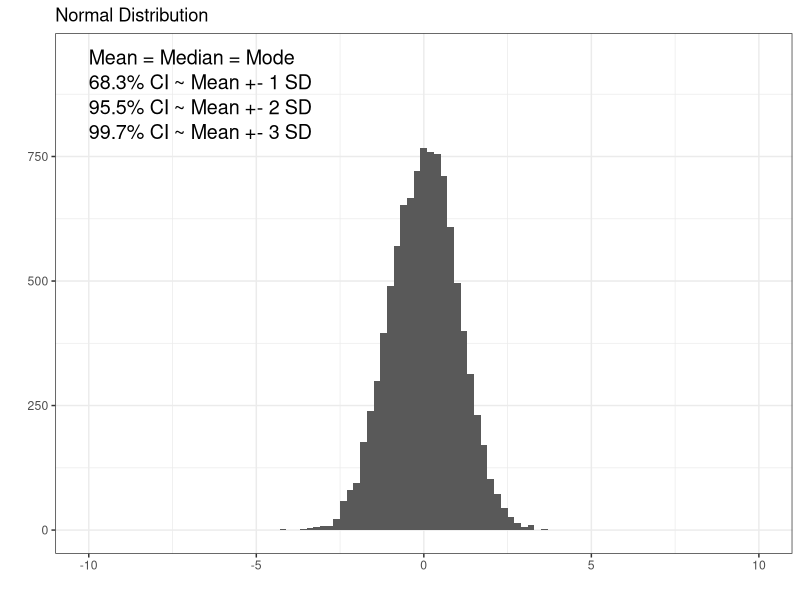
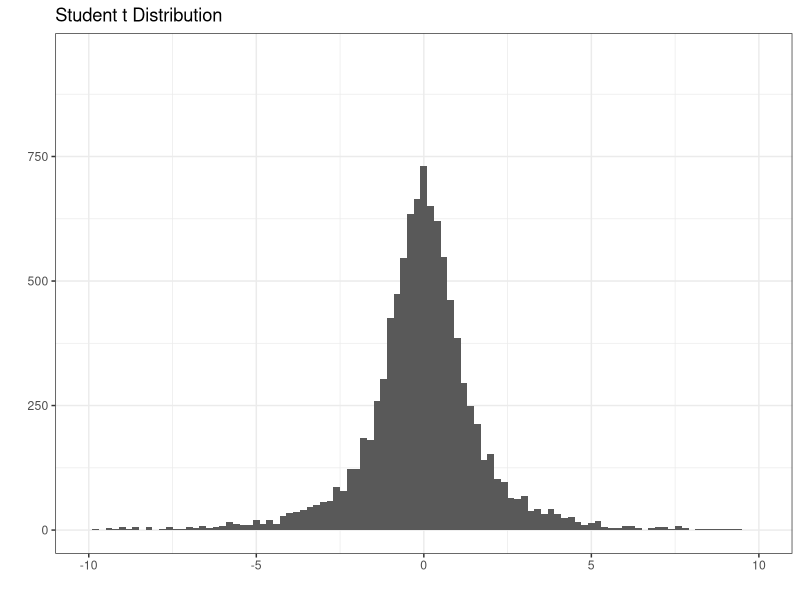

Here is the R script that generated these plots, in order: (Note: this script raises an error after producing the figures.)
## ---- chunk 1
library(ggplot2)
norm <- rnorm(10000, sd = 1)
ggplot(data.frame(data = norm), aes(data)) + 
  geom_histogram(binwidth = 0.2) + 
  xlim(-10, 10) + 
  ylim(0, 950) +
  ggtitle("Normal Distribution") + 
  labs(x="", y="") +
  theme_bw() +
  annotate("text", x = -10, y = 950, label = "Mean = Median = Mode", size=5, hjust = 0) +
  annotate("text", x = -10, y = 900, label = "68.3% CI ~ Mean +- 1 SD", size=5, hjust = 0) +
  annotate("text", x = -10, y = 850, label = "95.5% CI ~ Mean +- 2 SD", size=5, hjust = 0) +
  annotate("text", x = -10, y = 800, label = "99.7% CI ~ Mean +- 3 SD", size=5, hjust = 0)
## ---- chunk 2
library(ggplot2)
studentt <- rt(10000, df=2)
ggplot(data.frame(data = studentt), aes(data)) + 
  geom_histogram(binwidth = 0.2)  + 
  xlim(-10, 10) + 
  ylim(0, 950) +
  ggtitle("Student t Distribution") + 
  labs(x="", y="") +
  theme_bw()
  annotate("text", x = -10, y = 950, label = "Mean = Median = Mode", size=5, hjust = 0) +
  annotate("text", x = -10, y = 900, label = "95% CI depends on degrees of freedom", size=5, hjust = 0)
## ---- chunk 3
library(ggplot2)
norm <- rnorm(10000, mean = 5, sd = 1)
ggplot(data.frame(data = norm), aes(data)) + 
  geom_histogram(binwidth = 0.1) + 
  xlim(0, 10) + 
  ylim(0, 500) +
  ggtitle("Unimodal Distribution") + 
  theme_bw() +
  labs(x="", y="")
## ---- chunk 4
library(ggplot2)
norm1 <- rnorm(5000, mean = 3, sd = 0.8)
norm2 <- rnorm(5000, mean = 6, sd = 0.8)
ggplot(data.frame(data = c(norm1, norm2)), aes(data)) + 
  geom_histogram(binwidth = 0.1) + 
  xlim(0, 10) + 
  ylim(0, 500) +
  ggtitle("Bimodal Distribution") + 
  theme_bw() +
  labs(x="", y="")
## ---- chunk 5
library(ggplot2)
Mode <- function(x) {
  ux <- unique(x)
  ux[which.max(tabulate(match(x, ux)))]
}
r.skew <- rchisq(100000, df = 5)
ggplot(data.frame(data = r.skew), aes(data)) +
  geom_histogram(binwidth = 0.4, fill = 'lightgray') + 
  geom_vline(xintercept = mean(r.skew), linetype = 'dotted', lwd = 1) +
  geom_vline(xintercept = median(r.skew), linetype = "dashed", lwd = 1) +
  geom_vline(xintercept = Mode(round(r.skew, digits = 2)), linetype = "solid", lwd = 1) +
  xlim(0, 30) + 
  ylim(0, 6500) +
  ggtitle("Right Skewed") + 
  labs(x="", y="") +
  annotate("text", x = 8, y = 6000, label = "Mean, Median, and Mode are not\nequal in skewed distributions.", size = 6, hjust = 0) +
  theme_bw() +
  annotate("text", x = 8, y = 4000, label = "Each of the lines represents a\nmeasure of central tendency.\nKnow their orientation in positive\nand negative skewed distributions.", size = 6, hjust = 0)
## ---- chunk 6
library(ggplot2)
Mode <- function(x) {
  ux <- unique(x)
  ux[which.max(tabulate(match(x, ux)))]
}
l.skew <- 30 - rchisq(100000, df = 5)
ggplot(data.frame(data = l.skew), aes(data)) + 
  geom_histogram(binwidth = 0.4, fill = 'lightgray') + 
  geom_vline(xintercept = mean(l.skew), linetype = 'dotted', lwd = 1) +
  geom_vline(xintercept = median(l.skew), linetype = "dashed", lwd = 1) +
  geom_vline(xintercept = Mode(round(l.skew, digits = 2)), linetype = "solid", lwd = 1) +
  xlim(0, 30) + 
  ylim(0, 6500) +
  ggtitle("Left Skewed") + 
  theme_bw() +
  labs(x="", y="")
## ---- chunk 7
library(ggplot2)
Mode <- function(x) {
  ux <- unique(x)
  ux[which.max(tabulate(match(x, ux)))]
}
r.skew <- rchisq(100000, df = 5)
ggplot(data.frame(data = r.skew), aes(data)) +
  geom_histogram(binwidth = 0.4, fill = 'lightgray') + 
  geom_vline(xintercept = mean(r.skew), linetype = 'dotted', lwd = 1) +
  geom_vline(xintercept = median(r.skew), linetype = "dashed", lwd = 1) +
  geom_vline(xintercept = Mode(round(r.skew, digits = 2)), linetype = "solid", lwd = 1) +
  xlim(0, 30) + 
  ylim(0, 6500) +
  ggtitle("") + 
  theme_bw() +
  labs(x="", y="")
## ---- chunk 8
library(ggplot2)
norm1 <- rnorm(5000, mean = 4.75, sd = 1.2)
norm2 <- rnorm(5000, mean = 5.25, sd = 1.2)
ggplot(data.frame(data = c(norm1, norm2), Groups = c(rep('No Disease', length(norm1)), rep('Disease', length(norm2)))), aes(data, color = Groups)) + 
  geom_histogram(binwidth = 0.1, fill = 'white', position="dodge") + 
  xlim(0, 10) + 
  ylim(0, 200) +
  ggtitle("Bimodal Distribution") + 
  theme_bw() +
  labs(x="", y="")
## ---- chunk 9
  norm1 <- rnorm(5000, mean = 4.75, sd = 1.2)
  norm2 <- rnorm(5000, mean = 5.25, sd = 1.2)
  (t.test(norm1, norm2))$p.value
## ---- chunk 10
library(ggplot2)
pos <- ggplot(mtcars, aes(x=wt, y=hp)) + 
  geom_point() + 
  ggtitle("Positive Correlation") + 
  theme_bw() +
  labs(x="Weight", y="Horse Power")
neg <- ggplot(mtcars, aes(x=wt, y=mpg)) + 
  geom_point() + 
  ggtitle("Negative Correlation") + 
  theme_bw() + 
  labs(x="Weight", y="Fuel Efficiency (mpg)")

plot_grid(pos, neg)
## ---- chunk 11
library(ggplot2)
pos <- ggplot(mtcars, aes(x=wt, y=hp)) + 
  geom_point() + 
  geom_smooth(method='lm',formula=y~x) +
  ggtitle("Positive Correlation") + 
  labs(x="Weight", y="Horse Power") +
  xlim(1.5, 5.5) +
  ylim(0, 310) +
  theme_bw() +
  annotate("text", x = 1.6, y = 300, label = paste("r == ", round(cor(mtcars$wt, mtcars$hp), digits = 3), sep = ''), size=5, hjust = 0, parse = TRUE) +
  annotate("text", x = 1.6, y = 280, label = paste("r^2 == ", round(cor(mtcars$wt, mtcars$hp)^2, digits = 3), sep = ''), size=5, hjust = 0, parse = TRUE)
show(pos)
## ---- chunk 12
library(ggplot2)
pos <- ggplot(mtcars, aes(x=wt, y=hp)) + 
  geom_point() + 
  geom_smooth(method='lm',formula=y~x) +
  ggtitle("Narrower spread in y-axis") + 
  labs(x="Weight", y="Horse Power") +
  xlim(1.5, 5.5) +
  ylim(0, 310) +
  theme_bw() + 
  annotate("text", x = 1.6, y = 300, label = paste("r == ", round(cor(mtcars$wt, mtcars$hp), digits = 3), sep = ''), size=5, hjust = 0, parse = TRUE) +
  annotate("text", x = 1.6, y = 280, label = paste("r^2 == ", round(cor(mtcars$wt, mtcars$hp)^2, digits = 3), sep = ''), size=5, hjust = 0, parse = TRUE)
show(pos)
## ---- chunk 13
library(ggplot2)
fit <- lm(hp~wt, data=mtcars)
predicted.y <- predict(fit)
new.y <- mtcars$hp
new.y[new.y - predicted.y > 0] <- new.y + 30
new.y[new.y - predicted.y < 0] <- new.y - 30
newdata <- data.frame(wt=mtcars$wt, hp=new.y)
pos <- ggplot(newdata, aes(x=wt, y=hp)) + 
  geom_point() + 
  geom_smooth(method='lm',formula=y~x) +
  ggtitle("Wider Spread in y-axis") + 
  labs(x="Weight", y="Horse Power") +
  xlim(1.5, 5.5) +
  ylim(0, 310) +
  theme_bw() +
  annotate("text", x = 1.6, y = 300, label = paste("r == ", round(cor(newdata$wt, newdata$hp), digits = 3), sep = ''), size=5, hjust = 0, parse = TRUE) +
  annotate("text", x = 1.6, y = 280, label = paste("r^2 == ", round(cor(newdata$wt, newdata$hp)^2, digits = 3), sep = ''), size=5, hjust = 0, parse = TRUE)
show(pos)
## ---- chunk 14
library(ggplot2)
dat <- data.frame(Groups = c('Control', 'Treatment'), Risk = c(0.6, 0.34))
ggplot(data=dat, aes(x=Groups, y=Risk)) +
  geom_bar(colour="black", stat="identity") +
  ylim(0,1) +
  theme_bw() +
  annotate("segment", x = 2, xend = 2, y = 0.34, yend = 0.6, colour = "red", size = 1.5) +
  annotate("text", x = 1.95, y = 0.47, colour = "red", size = 4, label = "Risk Difference", angle = 90)
## ---- chunk 15
library(ggplot2)
norm1 <- rnorm(5000, mean = 4.25, sd = 1.5)
norm2 <- rnorm(5000, mean = 7.75, sd = 1.5)
ggplot(data.frame(data = c(norm1, norm2), Groups = c(rep('No Disease', length(norm1)), rep('Disease', length(norm2)))), aes(data, fill = Groups)) + 
  geom_density(alpha=0.2) + 
  geom_vline(xintercept = 6, linetype = 'solid', lwd = 1) +
  scale_fill_manual(values = c("No Disease" = "blue", "Disease" = "red")) +
  labs(x="Cancer Biomarker", y="Fraction of Patients") +
  theme_bw() +
  annotate("text", x = 1.5, y = 0.02, label = "True\nNegative", size=5, hjust = 0) +
  annotate("text", x = 4.6, y = 0.02, label = "False\nNegative", size=5, hjust = 0) +
  annotate("text", x = 6.35, y = 0.02, label = "False\nPositive", size=5, hjust = 0) +
  annotate("text", x = 9.2, y = 0.02, label = "True\nPositive", size=5, hjust = 0)
## ---- chunk 16
library(ggplot2)
norm1 <- rnorm(5000, mean = 4.25, sd = 1.5)
norm2 <- rnorm(5000, mean = 7.75, sd = 1.5)
ggplot(data.frame(data = c(norm1, norm2), Groups = c(rep('No Disease', length(norm1)), rep('Disease', length(norm2)))), aes(data, fill = Groups)) + 
  geom_density(alpha=0.2) + 
  geom_vline(xintercept = 6, linetype = 'solid', lwd = 1) +
  scale_fill_manual(values = c("No Disease" = "white", "Disease" = "red")) +
  labs(x="Cancer Biomarker", y="Fraction of Patients") +
  theme_bw() +
  annotate("text", x = 1.5, y = 0.02, label = "True\nNegative", size=5, hjust = 0, color = '#dddddd') +
  annotate("text", x = 4.6, y = 0.02, label = "False\nNegative", size=5, hjust = 0) +
  annotate("text", x = 6.35, y = 0.02, label = "False\nPositive", size=5, hjust = 0, color = '#dddddd') +
  annotate("text", x = 9.2, y = 0.02, label = "True\nPositive", size=5, hjust = 0)
## ---- chunk 17
library(ggplot2)
norm1 <- rnorm(5000, mean = 4.25, sd = 1.5)
norm2 <- rnorm(5000, mean = 7.75, sd = 1.5)
ggplot(data.frame(data = c(norm1, norm2), Groups = c(rep('No Disease', length(norm1)), rep('Disease', length(norm2)))), aes(data, fill = Groups)) + 
  geom_density(alpha=0.2) + 
  geom_vline(xintercept = 6, linetype = 'solid', lwd = 1) +
  scale_fill_manual(values = c("No Disease" = "blue", "Disease" = "white")) +
  labs(x="Cancer Biomarker", y="Fraction of Patients") +
  theme_bw() + 
  annotate("text", x = 1.5, y = 0.02, label = "True\nNegative", size=5, hjust = 0) +
  annotate("text", x = 4.6, y = 0.02, label = "False\nNegative", size=5, hjust = 0, color = '#dddddd') +
  annotate("text", x = 6.35, y = 0.02, label = "False\nPositive", size=5, hjust = 0) +
  annotate("text", x = 9.2, y = 0.02, label = "True\nPositive", size=5, hjust = 0, color = '#dddddd')
## ---- chunk 18
library(ggplot2)
n = 1000
prevalence <- seq(0, 1, by = 0.001)
sensitivity <- 0.9
specificity <- 0.9

TP <- n * prevalence * sensitivity               # people testing correctly positive
TN <- (n - (n * prevalence)) * specificity       # people testing correctly negative
FP <- (n - (n * prevalence)) * (1 - specificity) # people who do not have disease but test positive
FN <- n * prevalence * (1 - sensitivity)         # people who have disease but test negative
PPV <- TP / (TP + FP)
NPV <- TN / (TN + FN)
    
data <- data.frame(x = prevalence, y = PPV)
ggplot(data, aes(x = x, y = y)) + 
  geom_line() +
  ylim(0, 1) + 
  theme_bw() +
  labs(x="Prevalence", y="Positive Predictive Value")
## ---- chunk 19
library(ggplot2)
n = 1000
prevalence <- seq(0, 1, by = 0.001)
sensitivity <- 0.5
specificity <- 0.9
TP <- n * prevalence * sensitivity               # people testing correctly positive
TN <- (n - (n * prevalence)) * specificity       # people testing correctly negative
FP <- (n - (n * prevalence)) * (1 - specificity) # people who do not have disease but test positive
FN <- n * prevalence * (1 - sensitivity)         # people who have disease but test negative
PPV <- TP / (TP + FP)
NPV <- TN / (TN + FN)
data <- data.frame(x = prevalence, y = PPV)
ggplot(data, aes(x = x, y = y)) + 
  geom_line() +
  ylim(0, 1) + 
  theme_bw() +
  labs(x="Prevalence", y="Positive Predictive Value") +
  annotate('text', x = 0.5, y = 0.25, label = "50% Sensitive and 90% Specific", size = 5)
## ---- chunk 20
library(ggplot2)
n = 1000
prevalence <- seq(0, 1, by = 0.001)
sensitivity <- 0.9
specificity <- 0.5
TP <- n * prevalence * sensitivity               # people testing correctly positive
TN <- (n - (n * prevalence)) * specificity       # people testing correctly negative
FP <- (n - (n * prevalence)) * (1 - specificity) # people who do not have disease but test positive
FN <- n * prevalence * (1 - sensitivity)         # people who have disease but test negative
PPV <- TP / (TP + FP)
NPV <- TN / (TN + FN)
data <- data.frame(x = prevalence, y = PPV)
ggplot(data, aes(x = x, y = y)) + 
  geom_line() +
  ylim(0, 1) + 
  theme_bw() +
  labs(x="Prevalence", y="Positive Predictive Value") +
  annotate('text', x = 0.5, y = 0.25, label = "90% Sensitive and 50% Specific", size = 5)
## ---- chunk 21
library(ggplot2)
norm1 <- rnorm(318900, mean = 5, sd = 1.5)
norm2 <- rnorm(1200, mean = 10, sd = 1.5)
ggplot(data.frame(data = c(norm1, norm2), Groups = c(rep('No Disease', length(norm1)), rep('Disease', length(norm2)))), aes(x=data, fill=Groups)) + 
  geom_histogram(alpha = 0.2, position="identity", binwidth = 0.1) + 
  geom_vline(xintercept = 9, linetype = 'solid', lwd = 1) +
  scale_fill_manual(values = c("No Disease" = "blue", "Disease" = "red")) +
  theme_bw() + 
  labs(x="HIV Test", y="Number of Patients")
## ---- chunk 22
library(ggplot2)
norm1 <- rnorm(5000, mean = 4.25, sd = 1.5)
norm2 <- rnorm(5000, mean = 7.75, sd = 1.5)
ggplot(data.frame(data = c(norm1, norm2), Groups = c(rep('No Disease', length(norm1)), rep('Disease', length(norm2)))), aes(data, fill = Groups)) + 
  geom_density(alpha=0.2) + 
  geom_vline(xintercept = 5, linetype = 'solid', lwd = 1) +
  geom_vline(xintercept = 7, linetype = 'dotted', lwd = 1) +
  scale_fill_manual(values = c("No Disease" = "blue", "Disease" = "red")) +
  theme_bw() +
  labs(x="Cancer Biomarker", y="Fraction of Patients")
